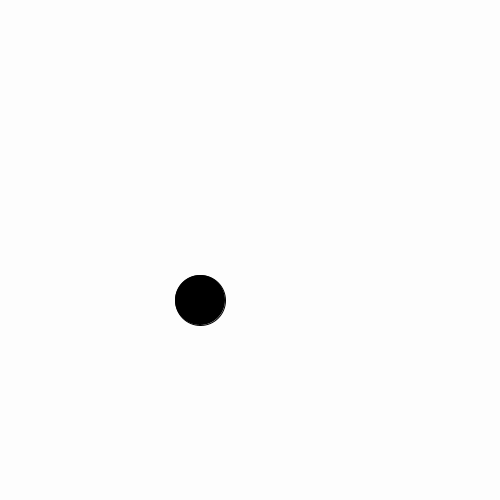
Frame 1 (no input)
Frame 60 (the mouse pressed at the canvas centre just before this capture): identical to frame 1, image omitted
Frame 120 (the mouse held since frame 60 and released just before this capture): identical to frame 1, image omitted

The Processing sketch that drew this single still picture (run headless with seeded random() and noise(); from frame 60 on, the mouse is pressed at the canvas centre):

// Processing sketch: ioleas08e00
// ── ioleas08e00.pde
int[] numeros = new int[4];
int eleccionNumeros;

color[] colores = new color [4];
int eleccionColores;


void setup() {
  size(500, 500);
  noFill();
  numeros[0] = 50;
  numeros [1] = 120;
  numeros [2] =200;
  numeros [3] =300;
  println(eleccionNumeros);
  
  colores [0] = color(0);//negro
  colores [1] = color(255); //blanco
  colores [2] = color(142,142,142); //gris
  colores [3] = color(255,163,13); //naranjo
}

void draw() {
  background(253);
  
  fill(colores[eleccionColores]);
  ellipse(200, 300, numeros[eleccionNumeros], numeros[eleccionNumeros]);
  //for (int i = 0; i < numeros.length; i++) {
    //ellipse(200, 300, numeros[i], numeros[i]);
 // }
}
void keyPressed(){
  if (eleccionNumeros > 2){
    eleccionNumeros = 0;
  }
  
  eleccionNumeros ++;
  eleccionColores =(int)random(colores.length);
  println(eleccionNumeros);
}
